Frame 1 (no input): blank canvas, image omitted
Frame 60 (no input): blank canvas, image omitted
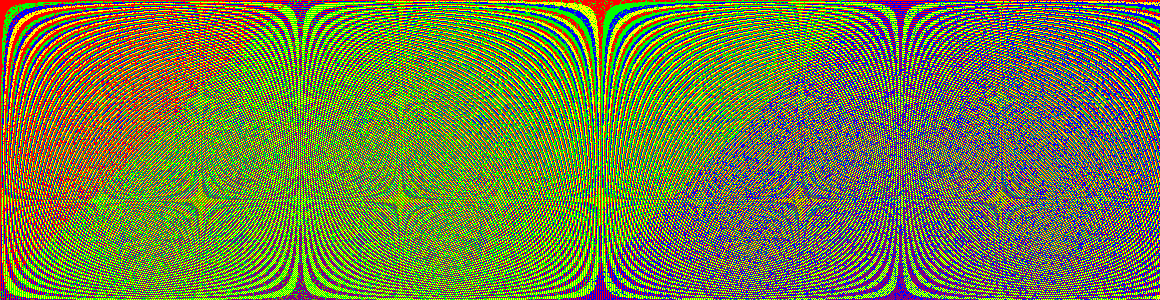
Frame 120 (the mouse pressed at the canvas centre since frame 60)

The p5.js sketch whose frames 1 and 60 were blank and that drew this single picture after the mouse press (run headless with seeded random() and noise() and a simulated clock; from frame 60 on, the mouse is pressed at the canvas centre):

// p5.js sketch
// ── sketch.js
function setup() {
  // createCanvas(windowWidth, windowHeight);
  createCanvas(windowWidth-40, 300);
  angleMode(DEGREES);
  strokeWeight(5);
  noFill();
  stroke(32, 8, 64);
  describe(
    'Users can click on the screen and drag to adjust their perspective in 3D space. The space contains a sphere of dark purple cubes on a light pink background.'
  );

  colors = [
    color(255, 0, 0),
    color(0, 255, 0),
    color(0, 0, 255),
    color(255, 255, 0)
  ];
}

function draw() {
  loadPixels();
  // let randomval = 1
  for (let x = 0; x < width; x++) {
    for (let y = 0; y < height; y++) {
      let randomval = random([0,0,0,0,0,1])
      // let randomval = [0,0,0,0,0,1][(y%6 * x%6 )/36]
      // console.log(randomval)
      if (randomval){
        set(x, y, colors[Math.round((x + y) / (mouseX-0)) % 4]);
      }
      else
      {
        set(x, y, colors[Math.round((x * y) / (mouseY-0)) % 4]);
      }
    }
  }
  updatePixels();
}
// ── style.css
html, body {
  margin: 0;
  padding: 0;
  background-color: black;
  color: whitesmoke;
}

main{
  display: flex;
  /* flex-direction: column; */
  justify-content: center;
}

canvas {
  display: block;
}

h1{
  text-align: center;
}


/* 
wow */

* {
  margin: 0;
  pointer-events: none;
}

a, form, li, input {
  pointer-events: all;
}

body>* {
  background-color: black;
}

body {
  background-color: black;
  overflow: hidden;
  color: white;
}

.water {
  background-color: rgb(17, 0, 255);
  height: 8vh;
  width: 8vw;
  transition: ease-out;
  /* transition: all cubic-bezier(0, 0.52, 1, 1) 20s; */
  transition: all linear 5s;
  pointer-events: all;
  animation: color 10s linear 0s infinite alternate;
}

.water:hover {
  transition-duration: 200ms;
  background-color: black;
  height: 16vh;
  width: 16vw;
}

@keyframes color {
  0% {
      background-color: red;
  }

  25% {
      background-color: rgb(0, 255, 255);
  }

  50% {
      background-color: deeppink;
  }

  75% {
      background-color: yellow;
  }

  100% {
      background-color: green;
  }
}

.grid {
  position: absolute;
  top: 0;
  left: 0;
  display: grid;
  height: 100vh;
  width: 100vw;
  z-index: -1;
  grid-template-columns: repeat(10, 1fr);
  grid-template-rows: repeat(7, 1fr);
  align-items: center;
}
